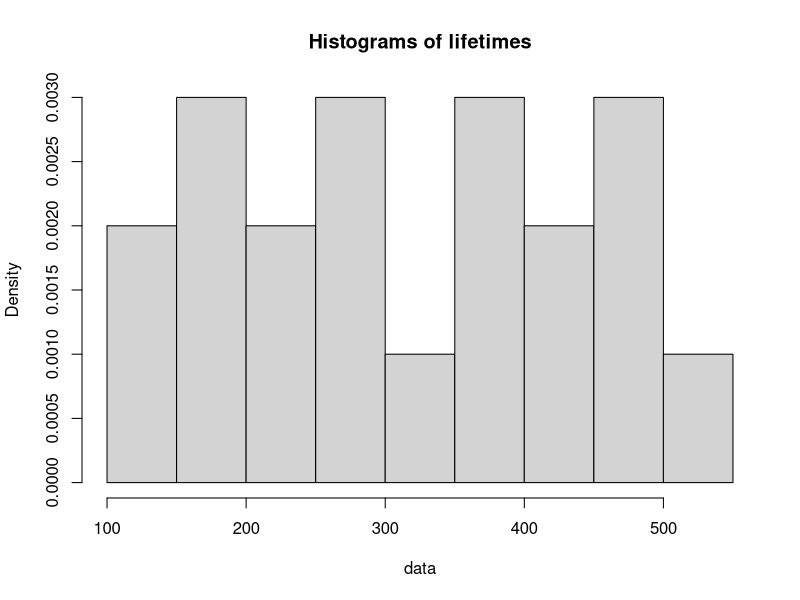

Generate this figure with R:
#sample data (20 lifetimes in ours)
data <- c(125,150,170,180,200,220,240,260,280,300,330,360,380,400,420,440,460,480,500,520)

#define parameters for weibull distribution
lambda <- 250 #Scale Parameter
k <- 1.5 #Shape Parameter

#Calculate Mean and Variance
mean <- lambda * gamma(1+1/k)
variance <- (lambda^2)*(gamma(1+2/k)-gamma(1+1/k))^2

#Generate random numbers from te weibull distribution
num_samples <- 1000 #no of samples to generate
weibull_samples <- rweibull(num_samples, shape=k, scale=lambda)

#Calculate Mean and Variance of the generated samples
mean_weibull <- mean(weibull_samples)
variance_weibull <- var(weibull_samples)

#create a histogran
hist(data, breaks=6, prob=TRUE, main="Histograms of lifetimes")

#Print Mean and Variance
cat("Mean :",mean_weibull,"\n")
cat("Variance :",variance_weibull,"\n")

